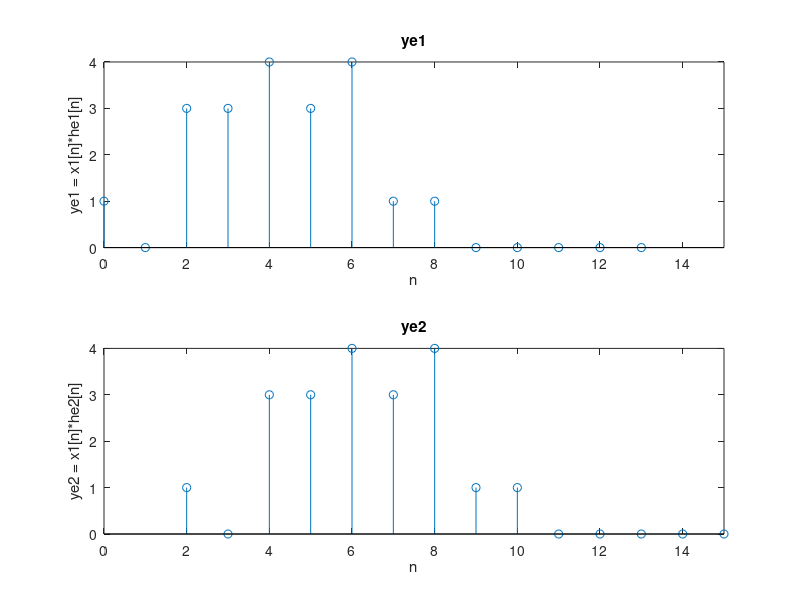

This chart was generated by the following MATLAB code:
nx1 = 0:9;
nh1 = 0:4;
nh2 = 2:6;
x1 = [ones(1,5) zeros(1,5)];
h1 = [1 -1 3 0 1];
h2 = h1;

ny1 = nx1(1)+nh1(1):nx1(end)+nh1(end);
ny2 = nx1(1)+nh2(1):nx1(end)+nh2(end);
y1 = conv(x1,h1);
y2 = conv(x1,h2);

subplot(2,1,1),stem(ny1,y1),axis([0,15,ylim])
xlabel('n');ylabel('ye1 = x1[n]*he1[n]');title('ye1');
subplot(2,1,2),stem(ny2,y2),axis([0,15,ylim])
xlabel('n');ylabel('ye2 = x1[n]*he2[n]');title('ye2');
